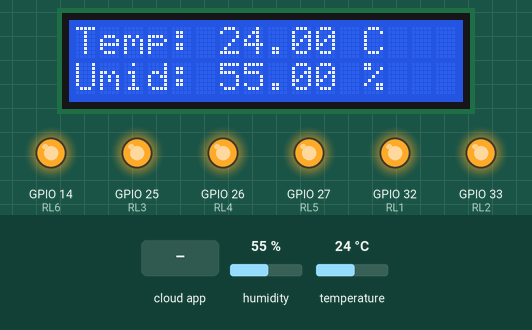
Bench run of a sketch on a simulated ESP32. On the bench: 16×2 character LCD, output pins drawn as LEDs (lit = HIGH). The test bench sets the inputs (shaded band); at power-on: temperature 24 °C, humidity 55 %. What the sketch prints to the serial monitor is not drawn.

Above: at 11.7 s.
11.8 s: temperature set to 27 °C
At 17.5 s:
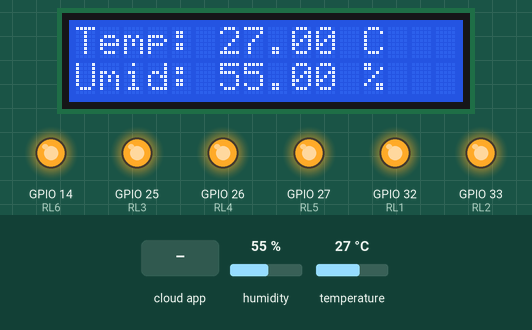
17.8 s: temperature set to 30 °C
At 23.9 s:
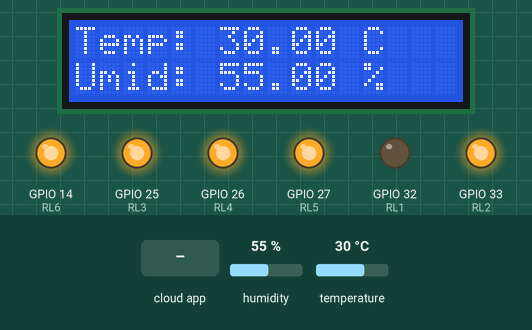
25.0 s: the phone or cloud app sets RELE_02 to 0
At 29.3 s:
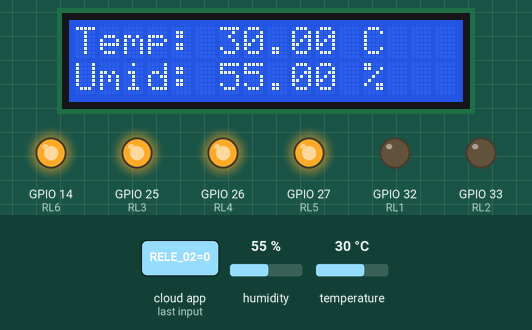
29.6 s: the phone or cloud app sets RELE_03 to 0
At 34.1 s:
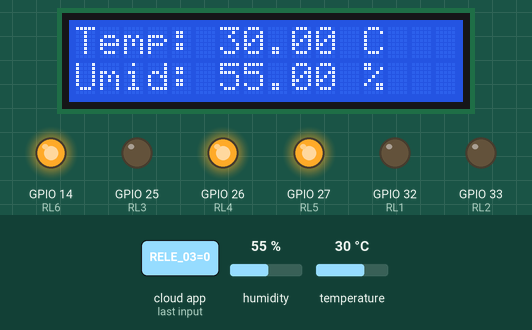
34.7 s: the phone or cloud app sets RELE_04 to 0
At 38.9 s:
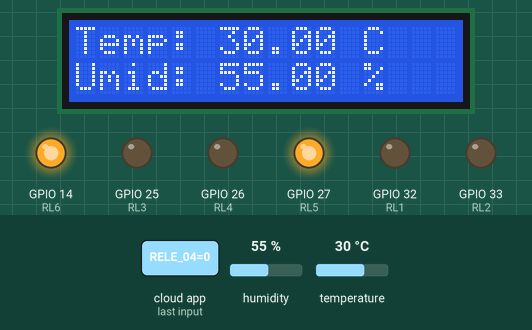
39.9 s: the phone or cloud app sets RELE_05 to 0
At 44.9 s:
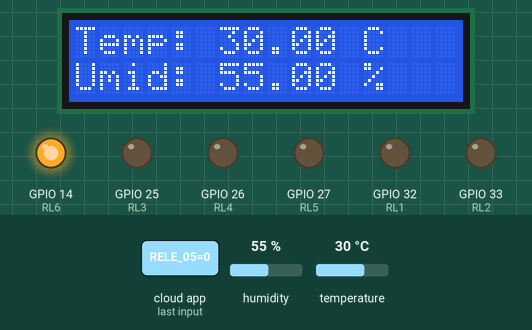
Timing chart, 0 to 46.0 s (numbered marks = the images above; inputs shaded):
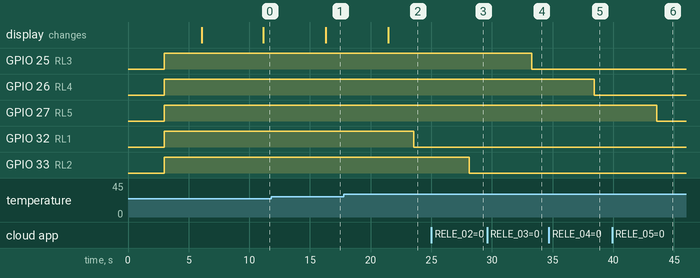

The sketch:

TCC_AUTOMACAO_DE_AMBIENTE_V2.ino
```cpp
// Inclusão de bibliotecas
#include <WiFi.h>
#include <ThingerESP32.h>
#include <DHT.h>
#include <Wire.h>
#include <LiquidCrystal_I2C.h>

#define RL1 32
#define RL2 33
#define RL3 25
#define RL4 26
#define RL5 27
#define RL6 14

#define DHTPIN 15
#define DHTTYPE DHT11
DHT dht(DHTPIN, DHTTYPE);

// Dados e credenciais de conexão WiFi e plataforma Thinger.io
#define USERNAME "williamolever" //Informações do Thinger.io
#define DEVICE_ID "ESP32TCC"
#define DEVICE_CREDENTIAL "lUS9ZF9dp%sDKxBN"

//#define SSID "iPhone de André"      // Credenciais WiFi
//#define SSID_PASSWORD "bellabella1302"
#define SSID "AndroidAP"
#define SSID_PASSWORD "wxhj7021"

//#define SSID "Redmi10"
//#define SSID_PASSWORD "william01"

LiquidCrystal_I2C lcd(0x27,16,2);  // set the LCD address to 0x27 for a 16 chars and 2 line display

ThingerESP32 thing(USERNAME, DEVICE_ID, DEVICE_CREDENTIAL);

float t, h;

void setup() {
  Serial.begin(115200);

  pinMode(RL1, OUTPUT);
  pinMode(RL2, OUTPUT);
  pinMode(RL3, OUTPUT);
  pinMode(RL4, OUTPUT);
  pinMode(RL5, OUTPUT);
  pinMode(RL6, OUTPUT);

  digitalWrite(RL1, LOW);
  digitalWrite(RL2, LOW);
  digitalWrite(RL3, LOW);
  digitalWrite(RL4, LOW);
  digitalWrite(RL5, LOW);
  digitalWrite(RL6, LOW);
  delay(3000);
  digitalWrite(RL1, HIGH);
  digitalWrite(RL2, HIGH);
  digitalWrite(RL3, HIGH);
  digitalWrite(RL4, HIGH);
  digitalWrite(RL5, HIGH);
  digitalWrite(RL6, HIGH);
  delay(3000);


  dht.begin();
  lcd.init();

  lcd.backlight();
  lcd.setCursor(0,0);
  lcd.print("       4FN      ");
  lcd.setCursor(0,1);
  lcd.print(" ETEC J. STREET ");
  delay(2000);

}

void loop() {
  atualizaSensor();
  delay(2000);
  atualizaLCD();
  enviaDados();
  comparaTempRL1();
}

void comparaTempRL1(){
  if(t > 28)
    {
      digitalWrite(RL1, LOW);
      Serial.println("RELE 01 LIGADO");

    }
  if(t < 26)
    {
      digitalWrite(RL1, HIGH);
      Serial.println("RELE 01 DESLIGADO");
    }
}


void atualizaSensor(){
  t = dht.readTemperature();
  Serial.print("Temperatura: ");
  Serial.println(t);
  h = dht.readHumidity();
  Serial.print("Umidade: ");
  Serial.println(h);
  delay(1000);
}


void atualizaLCD(){
  lcd.setCursor(0,0);
  lcd.print("Temp: ");
  lcd.print(t,2);
  lcd.print(" C   ");
  lcd.setCursor(0,1);
  lcd.print("Umid: ");
  lcd.print(h,2);
  lcd.print(" %  ");
  lcd.setCursor(0,1);

}


void enviaDados(){
thing.add_wifi(SSID, SSID_PASSWORD);
delay(1500);

// Conexão do ESP32 com a plataforma Thinger.io
thing["Temperatura"] >> outputValue(t);
thing["Umidade"] >> outputValue(h);
thing["RELE_02"] << digitalPin(RL2);
thing["RELE_03"] << digitalPin(RL3);
thing["RELE_04"] << digitalPin(RL4);
thing["RELE_05"] << digitalPin(RL5);
thing.handle();
delay(500);

Serial.println(t);
Serial.println(h);
delay(100);
}
```

Measured:
- the behaviour switches between 28 and 29 °C on temperature (found by bisection; images 1 and 2)
- after the input at 11.8 s, the display: changes after 4.5 s (image 1)
- after the input at 17.8 s, GPIO 32 (RL1): HIGH → LOW after 5.8 s; the display: changes after 3.7 s (image 2)
- after the input at 25.0 s, GPIO 33 (RL2): HIGH → LOW after 3.1 s
- after the input at 29.6 s, GPIO 25 (RL3): HIGH → LOW after 3.7 s
- after the input at 34.7 s, GPIO 26 (RL4): HIGH → LOW after 3.7 s
- after the input at 39.9 s, GPIO 27 (RL5): HIGH → LOW after 3.7 s
